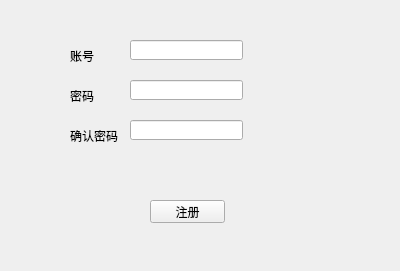
<?xml version="1.0" encoding="UTF-8"?>
<ui version="4.0">
 <class>Register</class>
 <widget class="QWidget" name="Register">
  <property name="geometry">
   <rect>
    <x>0</x>
    <y>0</y>
    <width>400</width>
    <height>271</height>
   </rect>
  </property>
  <property name="windowTitle">
   <string>Form</string>
  </property>
  <widget class="QLineEdit" name="account_R">
   <property name="geometry">
    <rect>
     <x>130</x>
     <y>40</y>
     <width>113</width>
     <height>20</height>
    </rect>
   </property>
  </widget>
  <widget class="QLineEdit" name="password_R">
   <property name="geometry">
    <rect>
     <x>130</x>
     <y>80</y>
     <width>113</width>
     <height>20</height>
    </rect>
   </property>
   <property name="echoMode">
    <enum>QLineEdit::Password</enum>
   </property>
  </widget>
  <widget class="QLineEdit" name="confirmPassword">
   <property name="geometry">
    <rect>
     <x>130</x>
     <y>120</y>
     <width>113</width>
     <height>20</height>
    </rect>
   </property>
   <property name="echoMode">
    <enum>QLineEdit::Password</enum>
   </property>
  </widget>
  <widget class="QPushButton" name="pushButton">
   <property name="geometry">
    <rect>
     <x>150</x>
     <y>200</y>
     <width>75</width>
     <height>23</height>
    </rect>
   </property>
   <property name="text">
    <string>注册</string>
   </property>
  </widget>
  <widget class="QLabel" name="label">
   <property name="geometry">
    <rect>
     <x>70</x>
     <y>50</y>
     <width>54</width>
     <height>12</height>
    </rect>
   </property>
   <property name="text">
    <string>账号</string>
   </property>
  </widget>
  <widget class="QLabel" name="label_2">
   <property name="geometry">
    <rect>
     <x>70</x>
     <y>90</y>
     <width>54</width>
     <height>12</height>
    </rect>
   </property>
   <property name="text">
    <string>密码</string>
   </property>
  </widget>
  <widget class="QLabel" name="label_3">
   <property name="geometry">
    <rect>
     <x>70</x>
     <y>130</y>
     <width>54</width>
     <height>12</height>
    </rect>
   </property>
   <property name="text">
    <string>确认密码</string>
   </property>
  </widget>
 </widget>
 <resources/>
 <connections/>
</ui>
